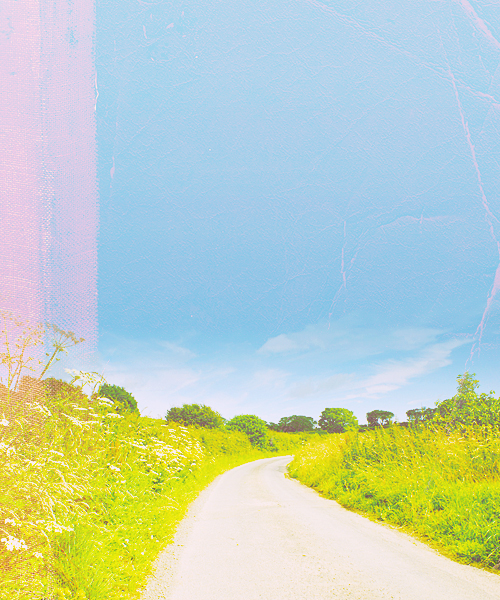
#> input picture Ivy232/Ketty/t11.jpg, 500 x 600 px
$ python A7.py
#> lines starting #> are read from the running program, lines starting #| are printed output that depends on the picture
# -*- coding: utf-8 -*-
"""
Created on Fri Jan 26 09:15:37 2018

@author: sg
"""

#Assignment7 OpenCv
#Name:Ketty
#Date: January 25, 2018
'''
Task:
(a) Generate a jpg file with the following:
Rectangles, dots, text, ellipses and lines of different colours.

(b) Take a second .jpg file and edit it to the  same size with a photograph taken by your phone.

(c) Blend the two together in 11 jpg photographs ranging from 0-100%, 10-90%, ... all the way to 100-0%
'''
import numpy as np
import cv2

img1 = np.zeros((600,500,3), np.uint8)#start a new window to set pictures
#Rectangles, dots, text, ellipses and lines of different colours.
cv2.line(img1,(0,50),(199,50),(120,0,0),2)
cv2.line(img1,(40,0),(100,143),(120,115,0),2)
cv2.rectangle(img1,(300,0),(104,150),(0,255,0),3)
cv2.circle(img1,(4,40), 50, (0,0,255), -1)
cv2.circle(img1,(4,40), 0, (225,225,255), 3)
#> img1: shape (600, 500, 3); mean of channels 0, 1, 2 0.3, 2.7, 3.5
cv2.ellipse(img1,(101,15),(261,30),0,0,180,255,-1)

#write text
font = cv2.FONT_HERSHEY_SIMPLEX
cv2.putText(img1,'Rem',(100,150), font, 2,(20,100,20),1,cv2.LINE_AA)

img2 = cv2.imread('t11.jpg')  #This is another picture.
#> img2 is the input picture: shape (600, 500, 3); mean B, G, R 190.9, 209.5, 191.7
#Blend the two pictures ranging from 0-100%, 10-90%, ... all the way to 100-0%.
dst = cv2.addWeighted(img1,0.1,img2,0.9,0)
dst1 = cv2.addWeighted(img1,0.2,img2,0.8,0)
dst2 = cv2.addWeighted(img1,0.3,img2,0.7,0)
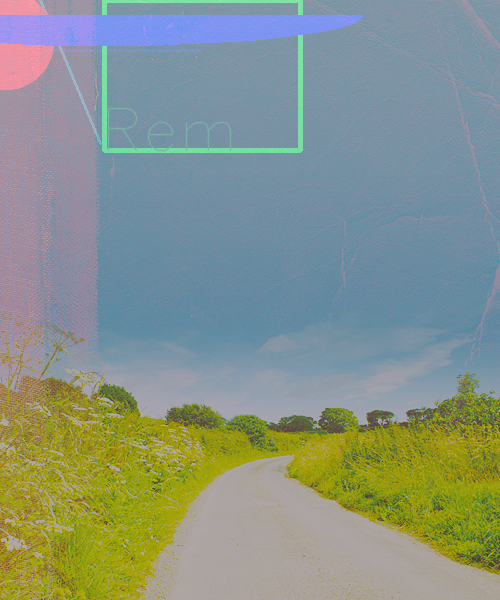
#> dst2: shape (600, 500, 3); mean of channels 0, 1, 2 136.1, 147.4, 134.9; drawn as B, G, R
dst3 = cv2.addWeighted(img1,0.4,img2,0.6,0)
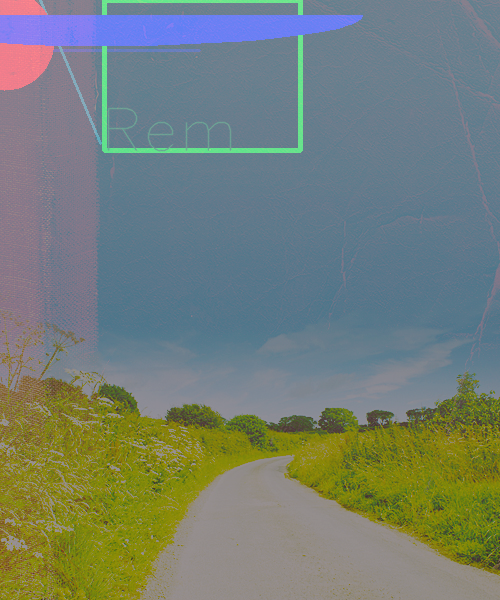
#> dst3: shape (600, 500, 3); mean of channels 0, 1, 2 117.9, 126.7, 115.9; drawn as B, G, R
dst4 = cv2.addWeighted(img1,0.5,img2,0.5,0)
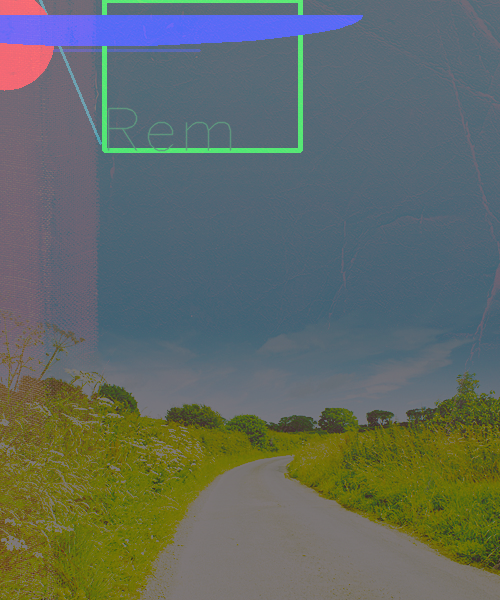
#> dst4: shape (600, 500, 3); mean of channels 0, 1, 2 99.6, 106, 97; drawn as B, G, R
dst5 = cv2.addWeighted(img1,0.6,img2,0.4,0)
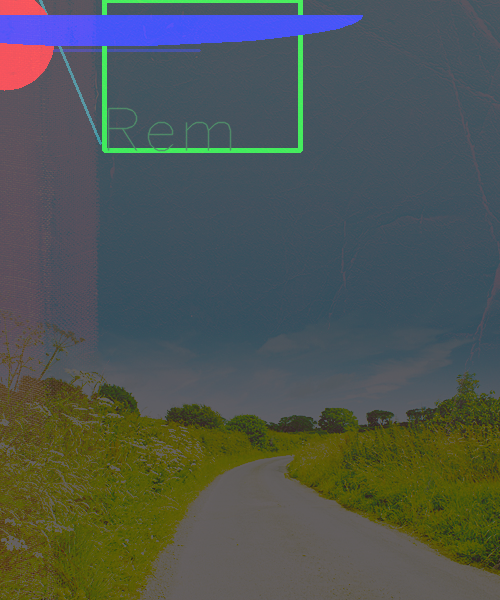
#> dst5: shape (600, 500, 3); mean of channels 0, 1, 2 81.4, 85.4, 78; drawn as B, G, R
dst6 = cv2.addWeighted(img1,0.7,img2,0.3,0)
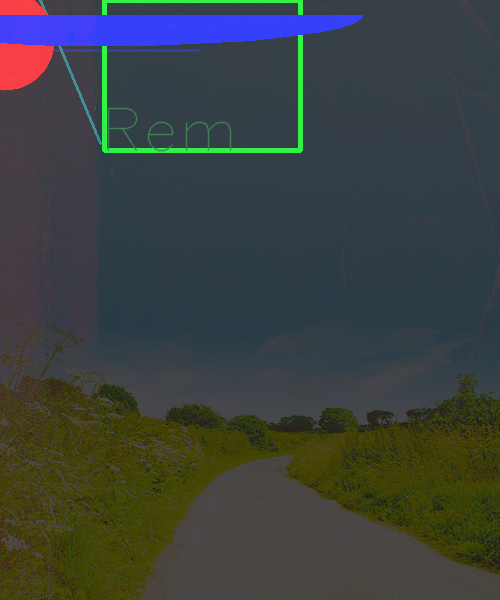
#> dst6: shape (600, 500, 3); mean of channels 0, 1, 2 63.1, 64.7, 59.1; drawn as B, G, R
dst7 = cv2.addWeighted(img1,0.8,img2,0.2,0)
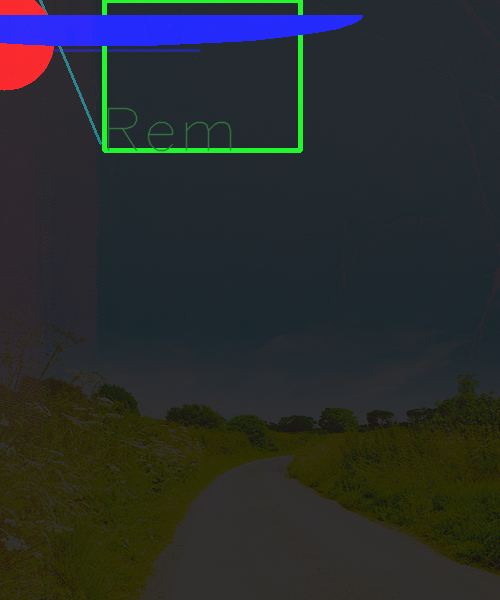
#> dst7: shape (600, 500, 3); mean of channels 0, 1, 2 44.9, 44, 40.1; drawn as B, G, R
dst8 = cv2.addWeighted(img1,0.9,img2,0.1,0)
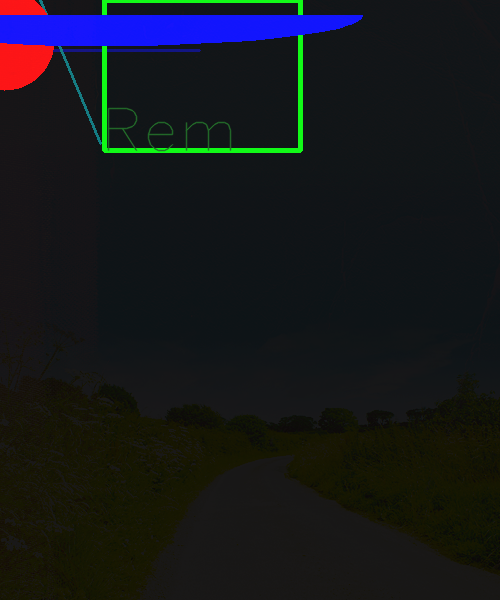
#> dst8: shape (600, 500, 3); mean of channels 0, 1, 2 26.6, 23.3, 21.2; drawn as B, G, R
dst9 = cv2.addWeighted(img1,1.0,img2,0.0,0)
dst10 = cv2.addWeighted(img1,0.0,img2,1.0,0)
#show
cv2.imshow('dst',dst)
cv2.imshow('dst1',dst1)
cv2.imshow('dst2',dst2)
cv2.imshow('dst3',dst3)
cv2.imshow('dst4',dst4)
cv2.imshow('dst5',dst5)
cv2.imshow('dst6',dst6)
cv2.imshow('dst7',dst7)
cv2.imshow('dst8',dst8)
cv2.imshow('dst9',dst9)
cv2.imshow('dst10',dst10)

cv2.waitKey(0)
#save
cv2.imwrite('R.jpg',dst)
cv2.imwrite('R1.jpg',dst1)
cv2.imwrite('R2.jpg',dst2)
cv2.imwrite('R3.jpg',dst3)
cv2.imwrite('R4.jpg',dst4)
cv2.imwrite('R5.jpg',dst5)
cv2.imwrite('R6.jpg',dst6)
cv2.imwrite('R7.jpg',dst7)
cv2.imwrite('R8.jpg',dst8)
cv2.imwrite('R9.jpg',dst9)
cv2.imwrite('R10.jpg',dst10)

cv2.destroyAllWindows()
